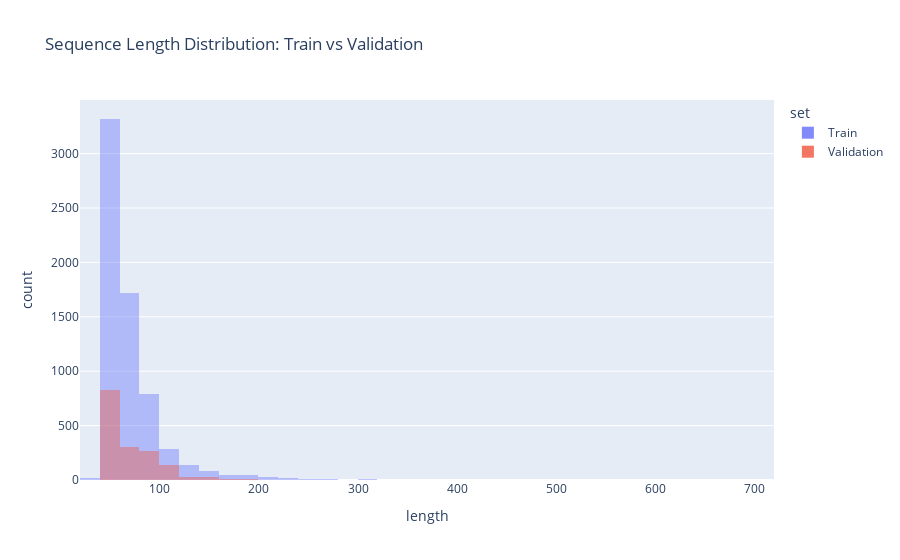

Notebook cell for this chart:
### Markdown cell above
Second(to avoid always look at the first one) Train/validation split sequences lengths comparaison.

### Code cell
def get_set_sequences_lengths(set:DF, name:str) -> DF:
    return (
        set
        .groupby("sequence_id", observed=True)
        .size()
        .reset_index(name="length")
        .assign(set=name)
    )

full_se_lengths = pd.concat((
    get_set_sequences_lengths(folds[2][0], "Train"),
    get_set_sequences_lengths(folds[2][1], "Validation"),
))

fig = px.histogram(
    full_se_lengths,
    x="length",
    color="set",
    barmode="overlay",  # or 'group' if you want side-by-side bars
    nbins=50,           # adjust bin size if needed
    title="Sequence Length Distribution: Train vs Validation"
)

fig.update_traces(opacity=0.8)  # better visibility with overlay
fig.show()

### Figure 1 — Plotly figure (JSON) as saved in the notebook; plotly's stock layout.template omitted (floating-point values rounded to 4 significant figures; data arrays with more than 128 entries replaced by an {"elided": "..."} marker saying what was removed)
{"data": [{"bingroup": "x", "hovertemplate": "set=Train<br>length=%{x}<br>count=%{y}<extra></extra>", "legendgroup": "Train", "marker": {"color": "#636efa", "opacity": 0.5, "pattern": {"shape": ""}}, "name": "Train", "nbinsx": 50, "opacity": 0.8, "orientation": "v", "showlegend": true, "type": "histogram", "x": {"elided": "6524 int values"}, "xaxis": "x", "yaxis": "y"}, {"bingroup": "x", "hovertemplate": "set=Validation<br>length=%{x}<br>count=%{y}<extra></extra>", "legendgroup": "Validation", "marker": {"color": "#EF553B", "opacity": 0.5, "pattern": {"shape": ""}}, "name": "Validation", "nbinsx": 50, "opacity": 0.8, "orientation": "v", "showlegend": true, "type": "histogram", "x": {"elided": "1627 int values"}, "xaxis": "x", "yaxis": "y"}], "layout": {"barmode": "overlay", "legend": {"title": {"text": "set"}, "tracegroupgap": 0}, "title": {"text": "Sequence Length Distribution: Train vs Validation"}, "xaxis": {"anchor": "y", "domain": [0, 1], "title": {"text": "length"}}, "yaxis": {"anchor": "x", "domain": [0, 1], "title": {"text": "count"}}}}
